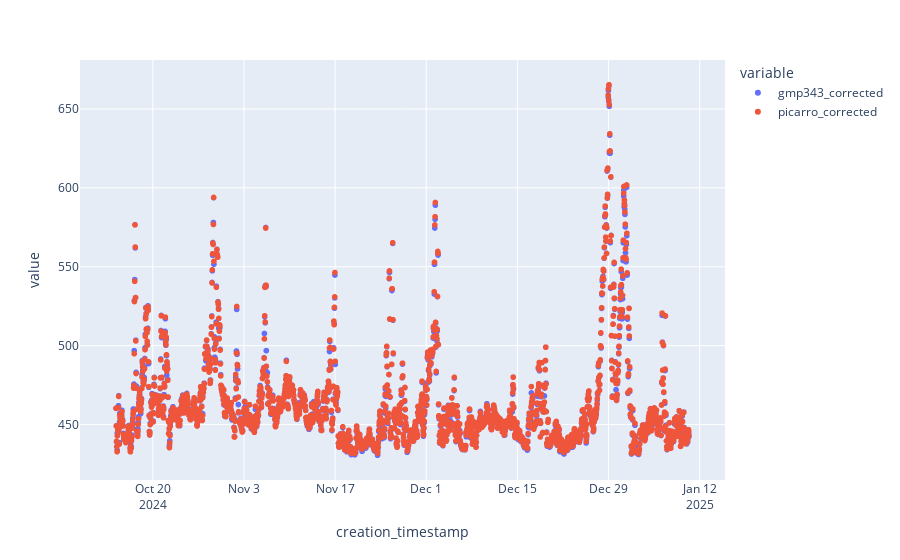
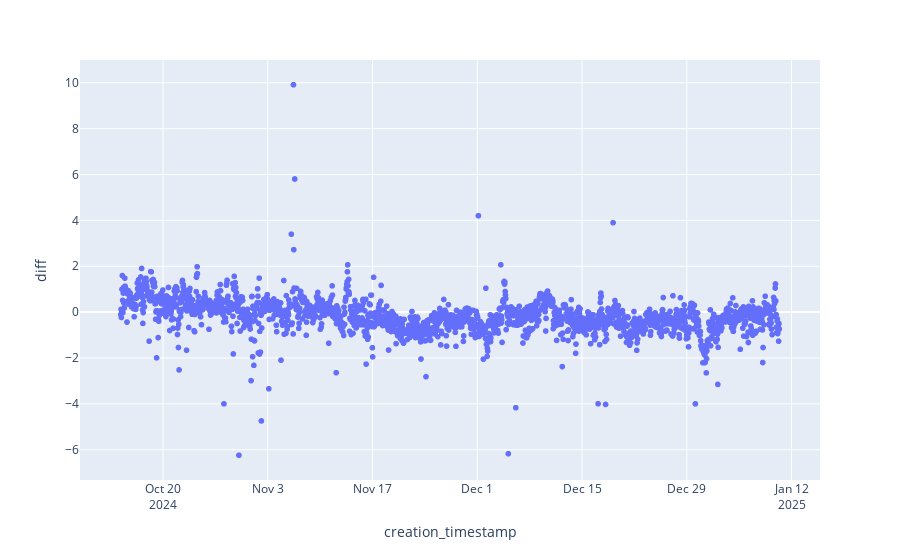

Notebook code cell kept with these figures, in order:
### Code cell
# verify by plotting

from datetime import datetime, timezone, timedelta
import plotly.express as px

df_p = df_p_529_corr.with_columns(pl.lit("Picarro").alias("sys_name_short")) \
    .select("datetime", "sys_name_short", "picarro_corrected", "h2o_reported") \
    .rename({"datetime":"creation_timestamp"}) \
    .group_by_dynamic("creation_timestamp", every='1h') \
    .agg(pl.all().exclude(["creation_timestamp","sys_name_short"]).mean(),
            pl.col("picarro_corrected").std().alias("std")) \
    .with_columns((pl.col("creation_timestamp") + timedelta(minutes=30)))
    
df_1h = pl.read_parquet(os.path.join(DATA_DIRECTORY,"processed", "pipeline","flagged_L1_1_min_acropolis.parquet")) \
    .filter(pl.col("system_id") == 2) \
    .filter(pl.col("Flag") == 'U') \
    .group_by_dynamic("creation_timestamp", every='1h') \
    .agg(pl.all().exclude(["creation_timestamp","sys_name_short"]).mean(),
            pl.col("gmp343_corrected").std().alias("std")) \
    .with_columns((pl.col("creation_timestamp") + timedelta(minutes=30)))


start_date = datetime(2024, 10, 14, 8, 0, 0).replace(tzinfo=timezone.utc)
end_date = datetime(2025, 1, 30, 15, 59, 59).replace(tzinfo=timezone.utc)


df_plot = df_1h.join(df_p.select("creation_timestamp", "picarro_corrected"), on = ["creation_timestamp"], how= "left") \
    .with_columns(diff = pl.col("gmp343_corrected") - pl.col("picarro_corrected")) \
    .filter((pl.col("diff") > -10) & (pl.col("diff") < 10)) \
    .filter(pl.col("creation_timestamp").is_between(start_date, end_date))
    
fig = px.scatter(df_plot, x="creation_timestamp", y = ["gmp343_corrected", "picarro_corrected"])
fig.show()

fig = px.scatter(df_plot, x="creation_timestamp", y = "diff")
fig.show()

### Figure 1 — Plotly figure (JSON) as saved in the notebook; plotly's stock layout.template omitted (floating-point values rounded to 4 significant figures; data arrays with more than 128 entries replaced by an {"elided": "..."} marker saying what was removed)
{"data": [{"hovertemplate": "variable=gmp343_corrected<br>creation_timestamp=%{x}<br>value=%{y}<extra></extra>", "legendgroup": "gmp343_corrected", "marker": {"color": "#636efa", "symbol": "circle"}, "mode": "markers", "name": "gmp343_corrected", "showlegend": true, "type": "scattergl", "x": {"elided": "2106 str values"}, "xaxis": "x", "y": {"elided": "2106 float values"}, "yaxis": "y"}, {"hovertemplate": "variable=picarro_corrected<br>creation_timestamp=%{x}<br>value=%{y}<extra></extra>", "legendgroup": "picarro_corrected", "marker": {"color": "#EF553B", "symbol": "circle"}, "mode": "markers", "name": "picarro_corrected", "showlegend": true, "type": "scattergl", "x": {"elided": "2106 str values"}, "xaxis": "x", "y": {"elided": "2106 float values"}, "yaxis": "y"}], "layout": {"legend": {"title": {"text": "variable"}, "tracegroupgap": 0}, "margin": {"t": 60}, "xaxis": {"anchor": "y", "domain": [0, 1], "title": {"text": "creation_timestamp"}}, "yaxis": {"anchor": "x", "domain": [0, 1], "title": {"text": "value"}}}}

### Figure 2 — Plotly figure (JSON) as saved in the notebook; plotly's stock layout.template omitted (floating-point values rounded to 4 significant figures; data arrays with more than 128 entries replaced by an {"elided": "..."} marker saying what was removed)
{"data": [{"hovertemplate": "creation_timestamp=%{x}<br>diff=%{y}<extra></extra>", "legendgroup": "", "marker": {"color": "#636efa", "symbol": "circle"}, "mode": "markers", "name": "", "showlegend": false, "type": "scattergl", "x": {"elided": "2106 str values"}, "xaxis": "x", "y": {"elided": "2106 float values"}, "yaxis": "y"}], "layout": {"legend": {"tracegroupgap": 0}, "margin": {"t": 60}, "xaxis": {"anchor": "y", "domain": [0, 1], "title": {"text": "creation_timestamp"}}, "yaxis": {"anchor": "x", "domain": [0, 1], "title": {"text": "diff"}}}}
